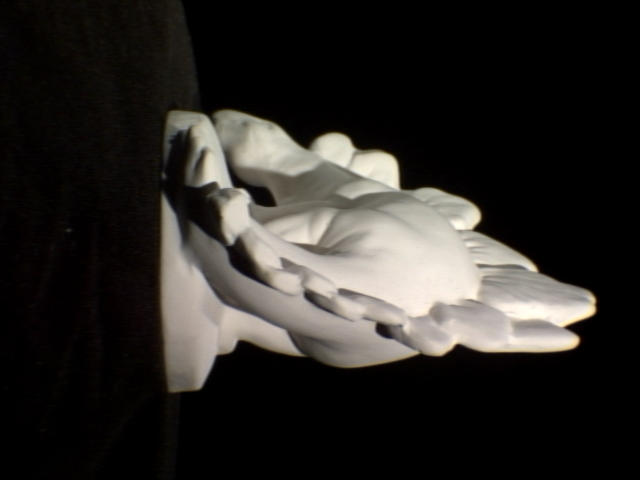
#> input picture hw3/p3-082674-148131/input/dino0020.png, 640 x 480 px; its folder holds only this picture in this run
$ python keypoint_test.py
#> lines starting #> are read from the running program, lines starting #| are printed output that depends on the picture
import cv2
import numpy as np
import sys
import os

NUM_IMAGES = 20
NUN_START = 20

dir_path = os.path.dirname(os.path.realpath(__file__))
output = dir_path+'/../output/output-p3-2-0-'
counter = 0
thresh = 10
for i in range(NUN_START, NUN_START+NUM_IMAGES):
	img = cv2.imread(dir_path+'/../input/dino00'+str(i)+'.png', 0)
#> img: shape (480, 640); min 0, max 254, mean 40.9
	if img is None:
		print("Image "+str(i)+" not found.")
		sys.exit()
	corner = cv2.cornerHarris(img, 5, 3, 0.01)
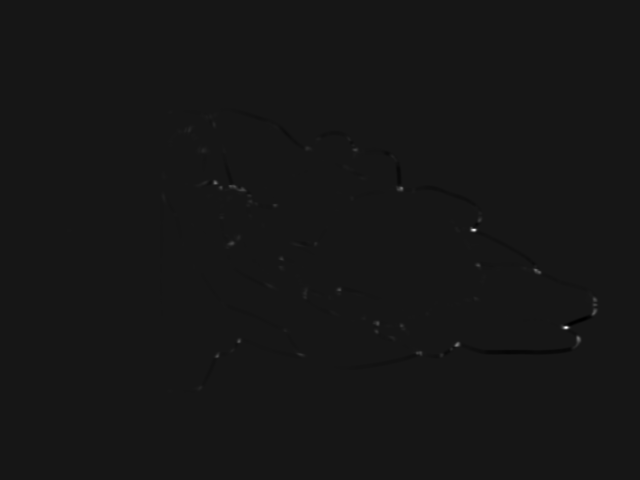
#> corner: shape (480, 640) float32; min -0.000227, max 0.00235, mean 5.37e-07; drawn with min black and max white
	corner_norm = cv2.normalize(corner, 0, 255)
	corner_norm_scaled = cv2.convertScaleAbs(corner_norm)
	corner_norm_scaled = cv2.cvtColor(corner_norm_scaled, cv2.COLOR_GRAY2BGR)
#> corner_norm_scaled: shape (480, 640, 3)
	n=0
	for i in range(corner_norm.shape[1]):
		for j  in range(corner_norm.shape[0]):
			if corner_norm[j,i] > thresh:
				cv2.circle(img, (i, j), 3,  255)
				n+=1
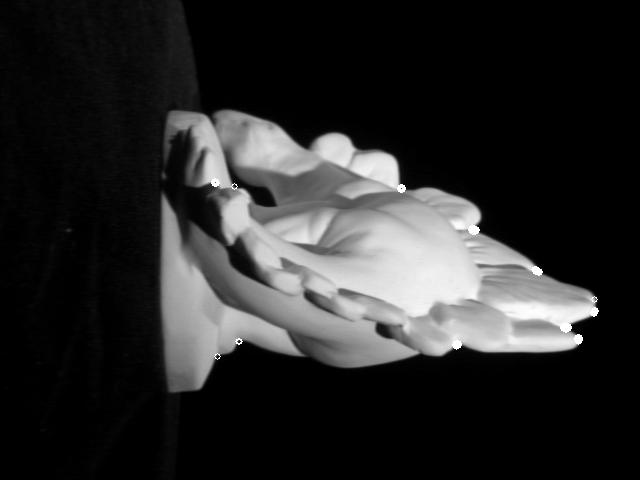
#> img: shape (480, 640); min 0, max 255, mean 41.2
#> after the loop, n = 108
	cv2.imwrite(output+str(counter)+'.png', img)
	print(n)
#| 108
#> (the program exits here)
